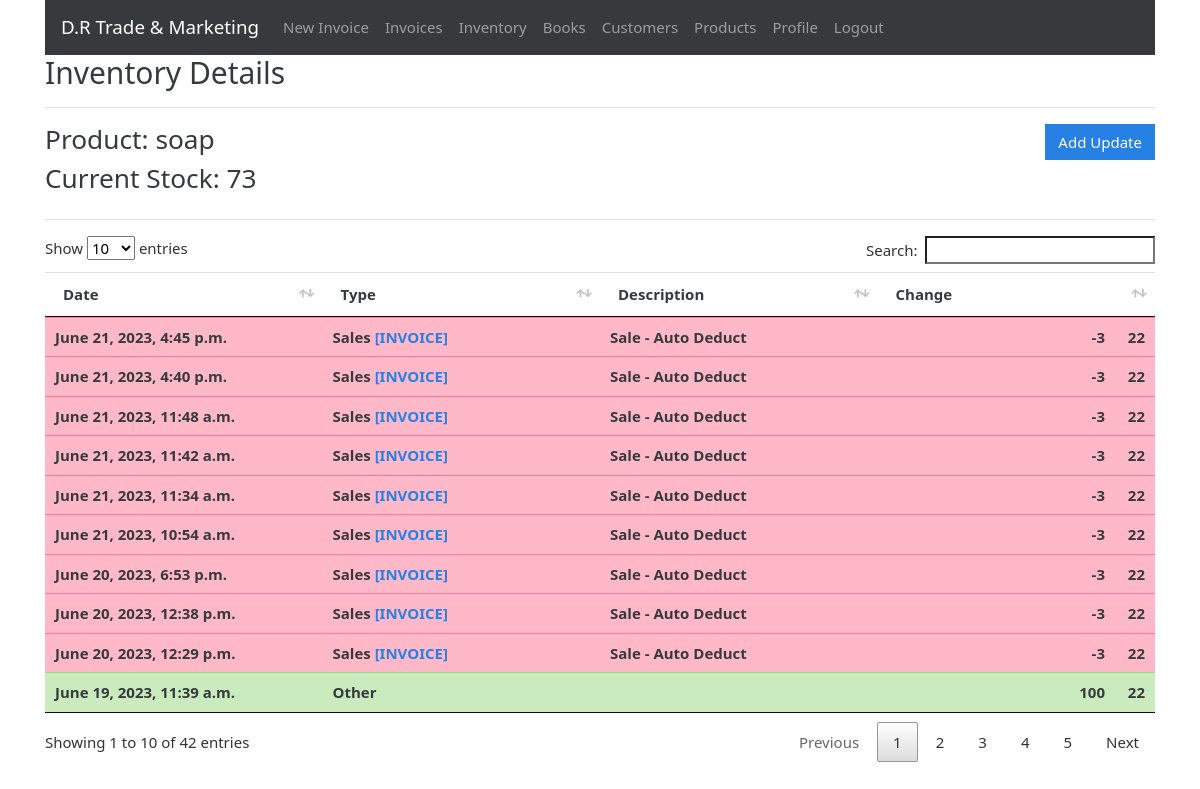
The page /inventory/5 (signed in) on the database its author committed.
### gstbillingapp/models.py (models this page shows, shortened)
class Inventory(models.Model):
    user = models.ForeignKey(User, null=True, blank=True, on_delete=models.SET_NULL)
    product = models.ForeignKey(Product, null=True, blank=True, on_delete=models.SET_NULL)
    current_stock = models.IntegerField(default=0)
    alert_level = models.IntegerField(default=0)
    last_log = models.ForeignKey(InventoryLog, null=True, blank=True, default=None, on_delete=models.SET_NULL)

class Product(models.Model):
    user = models.ForeignKey(User, null=True, blank=True, on_delete=models.SET_NULL)
    product_name = models.CharField(max_length=200)
    product_hsn = models.CharField(max_length=50, null=True, blank=True)
    product_unit = models.CharField(max_length=50)
    product_gst_percentage = models.FloatField()
    product_rate_with_gst = models.FloatField()
    def __str__(self):
        return str(self.product_name)

class InventoryLog(models.Model):
    user = models.ForeignKey(User, null=True, blank=True, on_delete=models.SET_NULL)
    product = models.ForeignKey(Product, null=True, blank=True, on_delete=models.SET_NULL)
    date = models.DateTimeField(default=datetime.now, blank=True, null=True)
    last_modified = models.DateTimeField(auto_now=True)
    change = models.IntegerField(default=0)
    CHANGE_TYPES = [
        (0, 'Other'),
        (1, 'Purchase'),
        (2, 'Production'),
        (4, 'Sales'),
    ]
    change_type = models.IntegerField(choices=CHANGE_TYPES, default=0)
    associated_invoice = models.ForeignKey(Invoice, blank=True, null=True, default=None, on_delete=models.SET_NULL)
    description = models.TextField(max_length=600, blank=True, null=True)

### gstbillingapp/views.py (the view)
# urls.py: path('inventory/<int:inventory_id>', views.inventory_logs, name='inventory_logs'),
@login_required
def inventory_logs(request, inventory_id):
    context = {}
    inventory = get_object_or_404(Inventory, id=inventory_id, user=request.user)
    inventory_logs = InventoryLog.objects.filter(user=request.user, product=inventory.product).order_by('-id')
    context['inventory'] = inventory
    context['inventory_logs'] = inventory_logs
    return render(request, 'gstbillingapp/inventory_logs.html', context)

### gstbillingapp/templates/gstbillingapp/inventory_logs.html (shortened to what this page needs)
{% extends "gstbillingapp/base.html" %}
{% load static %}
{% block content %}
<h2>Inventory Details</h2>
<hr>
<div class="row">
	<div class="col">
		<h3>Product: {{inventory.product}}</h3>
		<h3>Current Stock: {{inventory.current_stock}}</h3>
	</div>
	<div class="col">
		<a href="{% url 'inventory_logs_add' inventory.id %}" id="add_customer_btn"><button type="button" class="btn btn-primary">Add Update</button></a>
	</div>
</div>
<hr>
<table class="table table-hover font-weight-bold" id="inventory-logs-table">
	<thead>
		<tr>
			<th>Date</th>
			<th>Type</th>
			<th>Description</th>
			<th>Change</th>
		</tr>
	</thead>
	<tbody class="two-col-form">
		{% for item in inventory_logs %}
		<tr class="{% if item.change < 0 %}table-danger{% else %}table-success{%endif%}">
			<td>{{item.date}}</td>
			<td>{{item.get_change_type_display}} {% if item.associated_invoice %}<a href="{% url 'invoice_viewer' item.associated_invoice.id %}">[INVOICE]</a>{% endif %}</td>
			<td>{{item.description}}</td>
			<td class="text-right">{{item.change}} &emsp; {{inventory.product.product_unit}}</td>
		{% endfor %}
	</tbody>
</table>
{% endblock %}

### gstbillingapp/static/gstbillingapp/main.css (style rules this page uses)
.two-col-form td, .two-col-form th { width: 25%; }
#add_customer_btn, #add_product_btn { float: right; }

### rows shown on the page
Inventory: product "soap", current_stock "73", product.product_unit "22"
InventoryLog: date "June 21, 2023, 4:45 p.m.", change_type "Sales", shows "[INVOICE]", description "Sale - Auto Deduct", change "-3"
InventoryLog: date "June 21, 2023, 4:40 p.m.", change_type "Sales", shows "[INVOICE]", description "Sale - Auto Deduct", change "-3"
InventoryLog: date "June 21, 2023, 11:48 a.m.", change_type "Sales", shows "[INVOICE]", description "Sale - Auto Deduct", change "-3"
InventoryLog: date "June 21, 2023, 11:42 a.m.", change_type "Sales", shows "[INVOICE]", description "Sale - Auto Deduct", change "-3"
InventoryLog: date "June 21, 2023, 11:34 a.m.", change_type "Sales", shows "[INVOICE]", description "Sale - Auto Deduct", change "-3"
InventoryLog: date "June 21, 2023, 10:54 a.m.", change_type "Sales", shows "[INVOICE]", description "Sale - Auto Deduct", change "-3"
InventoryLog: date "June 20, 2023, 6:53 p.m.", change_type "Sales", shows "[INVOICE]", description "Sale - Auto Deduct", change "-3"
InventoryLog: date "June 20, 2023, 12:38 p.m.", change_type "Sales", shows "[INVOICE]", description "Sale - Auto Deduct", change "-3"
InventoryLog: date "June 20, 2023, 12:29 p.m.", change_type "Sales", shows "[INVOICE]", description "Sale - Auto Deduct", change "-3"
InventoryLog: date "June 19, 2023, 11:39 a.m.", change_type "Other", change "100"
